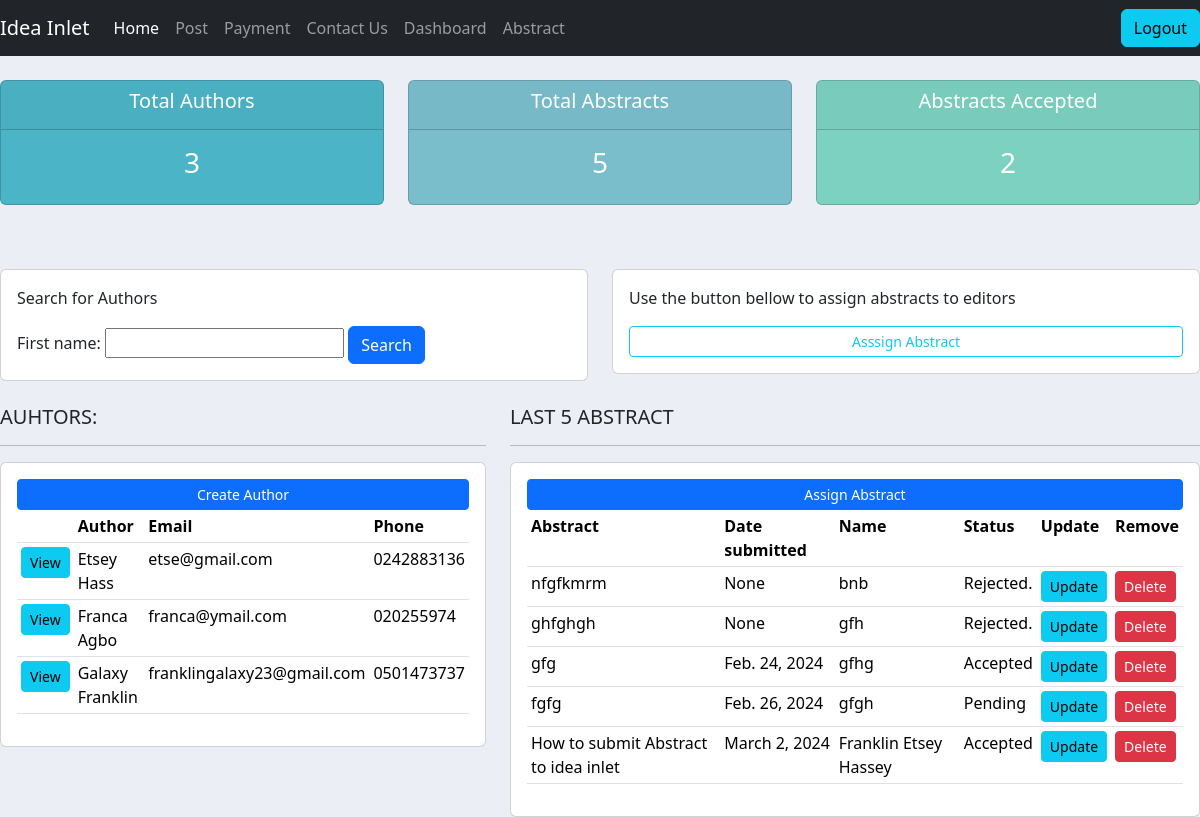
Page /reviewer/ (signed in) on the earlier database version.
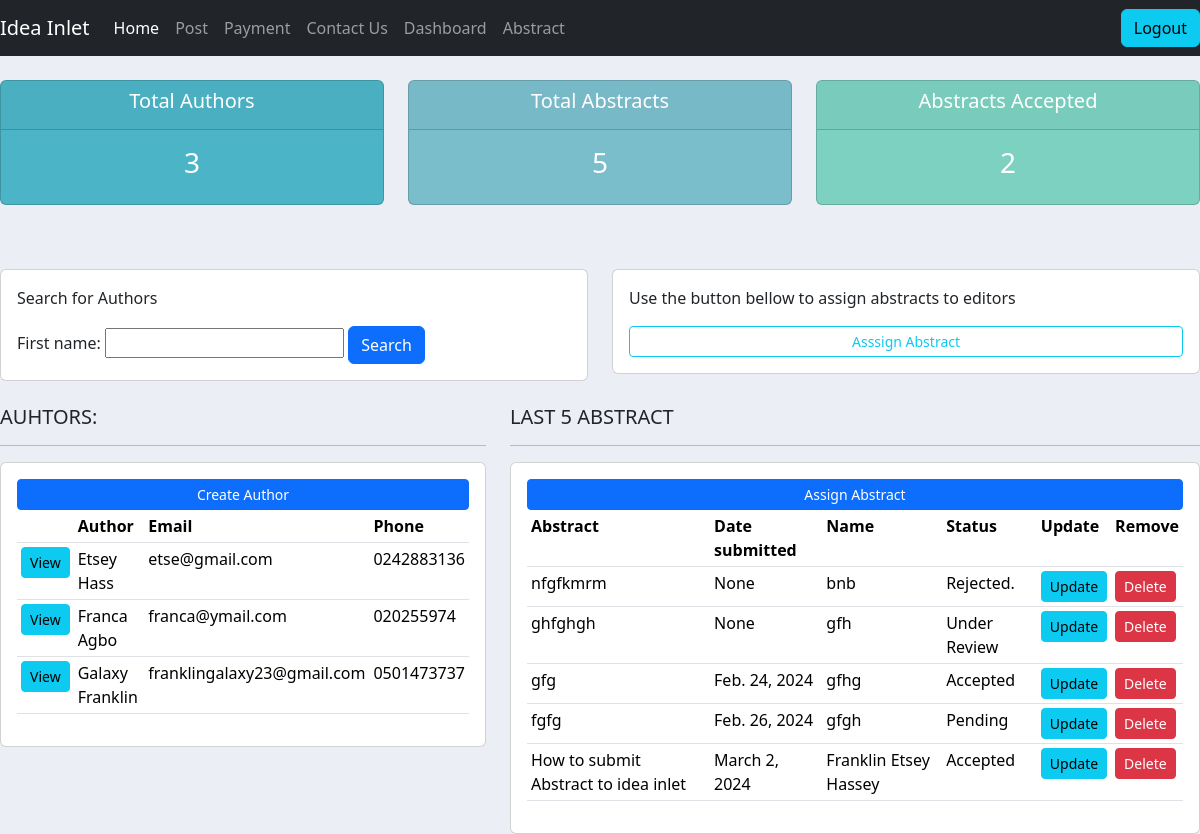
Same page on the later database version.
### abstract/models.py (models this page shows, shortened)
class Abstract(models.Model):
    STATUS = (
        ("Pending", "Pending"),
        ("Under Review", "Under Review"),
        ("Accepted", "Accepted"),
        ("Rejected.", "Rejected"),
    )
    title = models.CharField(max_length=200, null=True)
    abstract_body = models.TextField(max_length=600, null=True)
    keywords = models.CharField(max_length=300, null=True)
    author_name = models.CharField(max_length=200, null=True)
    author_email = models.EmailField(max_length=200, null=True)
    author_affiliation = models.CharField(max_length=200, null=True)
    presenter_name = models.CharField(max_length=200, null=True)
    presenter_email = models.EmailField(max_length=200, null=True)
    date_created = models.DateField(auto_now_add=True, null=True)
    date_updated = models.DateField(auto_now=True, null=True)
    upload = models.FileField(upload_to="uploads/%Y/%m/%d/", blank=True)
    status = models.CharField(max_length=50, choices=STATUS, default='Pending', blank=True)
    topics = models.ManyToManyField(Topic)
    presentation_preference = models.ManyToManyField(Presentation_type)
    event = models.ForeignKey(Event, null=True, on_delete=models.SET_NULL)
    author = models.ForeignKey(Author, null=True, on_delete=models.SET_NULL, blank=True)
    editors = models.ManyToManyField(Group, related_name='assigned_abstracts', blank=True)

### abstract/decorators.py (the view)
        def wrapper_func(request, *args, **kwargs):
            group = None
            if request.user.groups.exists():
                group = request.user.groups.all()[0].name
            if group in allowed_roles:
                return  view_func(request, *args, **kwargs)
            else:
                return render(request, 'abstract/authorize.html')

### abstract/views.py (called while the page is built)
@login_required(login_url='login')
@allowed_users(allowed_roles=['reviewer'])
def reviewer(request):
    authors = Author.objects.all()
    abstracts = Abstract.objects.all()
    total_author = authors.count()
    total_abstract = abstracts.count()
    accepted = abstracts.filter(status='Accepted').count
    myfilter = AuthorFilter(request.GET, queryset=authors)
    authors = myfilter.qs
    absfilter = AbstractFilter(request.GET, queryset=abstracts)
    abstracts = absfilter.qs
    context = {'authors': authors, 'abstracts': abstracts,
               'total_author':total_author, 'total_abstract':total_abstract,
               'accepted': accepted, 'myfilter': myfilter, 'absfilter': absfilter}
    return render(request, 'abstract/reviewer.html', context)

### abstract/templates/abstract/reviewer.html
{%  extends 'abstract/main.html' %}
{% block content %}
{%  include 'abstract/status.html' %}
<br>
<br>
<div class="row">
    <div class="col">
        <div class="card card-body">
            <form method="get">
				<p> Search for Authors </p>
				{{myfilter.form}}
            <button class="btn btn-primary" type="submit">Search</button>
          </form>
        </div>
    </div>
	<div class="col">
        <div class="card card-body">
			<p> Use the button bellow to assign abstracts to editors</p>
				<a class="btn btn-outline-info  btn-sm btn-block" href="{% url 'assign_abstract' %}">Asssign Abstract</a>
        </div>
    </div>
</div>
<br>
<div class="row">
	<div class="col-md-5">
		<h5>AUHTORS:</h5>
		<hr>
		<div class="card card-body">
			<a class="btn btn-primary  btn-sm btn-block" href="">Create Author</a>
			<table class="table table-sm">
				<tr>
					<th></th>
					<th>Author</th>
					<th>Email</th>
					<th>Phone</th>
				</tr>
				{% for author in authors %}
                <tr>
					<td><a class="btn btn-sm btn-info" href="{% url 'author' author.id %}">View</a></td>
                    <td>{{ author.first_name }} {{ author.last_name }}</td>
                    <td>{{ author.email }}</td>
					<td>{{ author.phone }}</td>
                </tr>
                {% endfor %}
			</table>
		</div>
	</div>
	<div class="col-md-7">
		<h5>LAST 5 ABSTRACT</h5>
		<hr>
		<div class="card card-body">
			<a class="btn btn-primary  btn-sm btn-block" href="{% url 'assign_abstract' %}">Assign Abstract</a>
			<table class="table table-sm">
				<tr>
					<th>Abstract</th>
					<th>Date submitted</th>
					<th>Name</th>
					<th>Status</th>
					<th>Update</th>
					<th>Remove</th>
				</tr>
				{% for abstract in abstracts %}
                <tr>
                    <td>{{ abstract.title }} </td>
                    <td>{{ abstract.date_created }}</td>
					<td>{{ abstract.author_name }}</td>
					<td>{{ abstract.status }}</td>
					<td><a class= "btn btn-sm btn-info" href="{% url 'update_abstract' abstract.id %}"> Update </a></td>
					<td><a class= "btn btn-sm btn-danger" href="{% url 'delete_abstract' abstract.id %}"> Delete </a></td>
                </tr>
                {% endfor %}
			</table>
		</div>
	</div>
</div>
{% endblock %}

Differences in the rows shown:
changed Abstract "ghfghgh": status "Rejected." → "Under Review"
